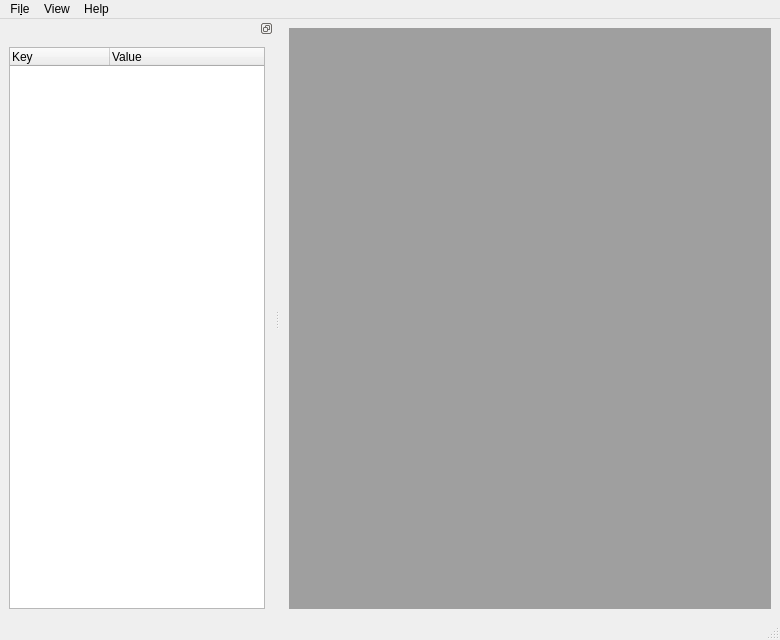
<?xml version="1.0" encoding="UTF-8"?>
<ui version="4.0">
 <class>MainWindow</class>
 <widget class="QMainWindow" name="MainWindow">
  <property name="geometry">
   <rect>
    <x>0</x>
    <y>0</y>
    <width>780</width>
    <height>640</height>
   </rect>
  </property>
  <property name="minimumSize">
   <size>
    <width>780</width>
    <height>640</height>
   </size>
  </property>
  <property name="windowTitle">
   <string>POST (Pardus Orchestration SysTem)</string>
  </property>
  <property name="dockOptions">
   <set>QMainWindow::DockOption::AllowTabbedDocks|QMainWindow::DockOption::AnimatedDocks</set>
  </property>
  <widget class="QWidget" name="centralwidget">
   <layout class="QGridLayout" name="gridLayout">
    <item row="0" column="0">
     <widget class="QMdiArea" name="mdiArea"/>
    </item>
   </layout>
  </widget>
  <widget class="QMenuBar" name="menubar">
   <property name="geometry">
    <rect>
     <x>0</x>
     <y>0</y>
     <width>780</width>
     <height>30</height>
    </rect>
   </property>
   <widget class="QMenu" name="menuFile">
    <property name="title">
     <string>Fi&amp;le</string>
    </property>
    <widget class="QMenu" name="menuConnection">
     <property name="title">
      <string>&amp;Connection</string>
     </property>
     <addaction name="actionAdd"/>
     <addaction name="actionScan"/>
    </widget>
    <addaction name="menuConnection"/>
    <addaction name="separator"/>
    <addaction name="actionQuit"/>
   </widget>
   <widget class="QMenu" name="menuView">
    <property name="title">
     <string>View</string>
    </property>
    <addaction name="actionApt"/>
    <addaction name="actionConfiguration"/>
    <addaction name="actionServices"/>
    <addaction name="actionCL"/>
    <addaction name="actionUser"/>
    <addaction name="separator"/>
    <addaction name="actionLog"/>
   </widget>
   <widget class="QMenu" name="menuHelp">
    <property name="title">
     <string>Help</string>
    </property>
    <addaction name="actionLicense"/>
    <addaction name="actionAbout"/>
   </widget>
   <addaction name="menuFile"/>
   <addaction name="menuView"/>
   <addaction name="menuHelp"/>
  </widget>
  <widget class="QStatusBar" name="statusbar"/>
  <widget class="QDockWidget" name="dockWidget">
   <property name="features">
    <set>QDockWidget::DockWidgetFeature::DockWidgetFloatable|QDockWidget::DockWidgetFeature::DockWidgetMovable</set>
   </property>
   <property name="allowedAreas">
    <set>Qt::DockWidgetArea::LeftDockWidgetArea|Qt::DockWidgetArea::RightDockWidgetArea</set>
   </property>
   <attribute name="dockWidgetArea">
    <number>1</number>
   </attribute>
   <widget class="QWidget" name="dockWidgetContents">
    <layout class="QGridLayout" name="gridLayout_2">
     <item row="0" column="0">
      <widget class="QTreeWidget" name="treeWidget">
       <property name="selectionMode">
        <enum>QAbstractItemView::SelectionMode::ExtendedSelection</enum>
       </property>
       <column>
        <property name="text">
         <string>Key</string>
        </property>
       </column>
       <column>
        <property name="text">
         <string>Value</string>
        </property>
       </column>
      </widget>
     </item>
    </layout>
   </widget>
  </widget>
  <action name="actionAdd">
   <property name="text">
    <string>&amp;Add</string>
   </property>
  </action>
  <action name="actionScan">
   <property name="text">
    <string>&amp;Scan</string>
   </property>
  </action>
  <action name="actionQuit">
   <property name="text">
    <string>&amp;Quit</string>
   </property>
  </action>
  <action name="actionLogs">
   <property name="text">
    <string>Logs</string>
   </property>
  </action>
  <action name="actionConfiguration">
   <property name="text">
    <string>&amp;Configurations</string>
   </property>
  </action>
  <action name="actionApt">
   <property name="text">
    <string>&amp;Apt</string>
   </property>
  </action>
  <action name="actionServices">
   <property name="text">
    <string>&amp;Services</string>
   </property>
  </action>
  <action name="actionLog">
   <property name="text">
    <string>&amp;Logs</string>
   </property>
  </action>
  <action name="actionAbout">
   <property name="text">
    <string>&amp;About</string>
   </property>
  </action>
  <action name="actionLicense">
   <property name="text">
    <string>&amp;License</string>
   </property>
  </action>
  <action name="actionCL">
   <property name="text">
    <string>CL</string>
   </property>
  </action>
  <action name="actionUser">
   <property name="text">
    <string>User</string>
   </property>
  </action>
 </widget>
 <resources/>
 <connections/>
</ui>
